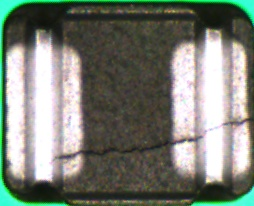
//> input picture 新建文件夹/test11/test11/11.jpg, 254 x 206 px, given in place of good.bmp, which was not available
$ ./test3   (built with g++ and OpenCV 4)
//> lines starting //> are read from the running program, lines starting //| are printed output that depends on the picture; after the words box and inside, x2 and y2 are one past the last pixel; in counts of white or black regions, pixels touching at a corner belong together; pictures that were not available may be replaced by others from this repository, and a replacement may not be noted
// test3.cpp : 定义控制台应用程序的入口点。
//

#include "stdafx.h"
#include<opencv2/opencv.hpp>
#include <iostream>
#include <list>


using namespace cv;
using namespace std;


int threshold_value = 127;
int threshold_max = 255;
Mat dog;
Mat dst;
int main(int argc, _TCHAR* argv[])
{
	void demo(int, void*);
	dog = imread("f:\\good.bmp");
//> dog is the input picture: 206 rows x 254 cols, CV_8UC3; mean B, G, R 115.8, 126, 121.2
	if (!dog.data)
	{
		cout << "could ";
		return-1;
	}
	namedWindow("input_image", CV_WINDOW_AUTOSIZE);
	namedWindow("output_image", CV_WINDOW_AUTOSIZE);

	imshow("input_image", dog);
	cvtColor(dog, dog, CV_BGR2GRAY);
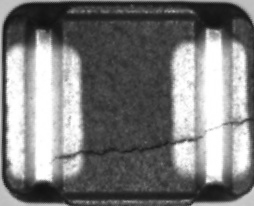
//> dog: 206 rows x 254 cols, CV_8UC1; min 16, max 255, mean 123.4

	string title = "threshold value";
	createTrackbar(title, "output_image", &threshold_value, threshold_max, demo);
	demo(0, 0);
	waitKey(0);
	return 0;
}

void demo(int, void*)
{
	Mat canny_outpt;
	vector<vector<Point>> contours;
	vector<Vec4i> hierachy;

	Canny(dog, canny_outpt, threshold_value, threshold_value * 2, 3, false);
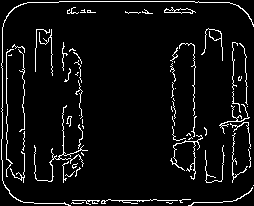
//> canny_outpt: 206 rows x 254 cols, CV_8UC1; 6% white in thin lines or dots
	findContours(canny_outpt, contours, hierachy, RETR_TREE, CHAIN_APPROX_SIMPLE, Point(0, 0));
//> contours = 76 contours, 70 with area under 20; largest, box (x1, y1, x2, y2) and area: (164, 7, 196, 14) 88, (174, 8, 193, 14) 54, (1, 1, 254, 206) 44, (170, 135, 203, 180) 32, (34, 105, 88, 182) 30, (164, 9, 175, 13) 24

	Mat dst;
	dst = Mat::zeros(dog.size(), CV_8UC3);
	RNG rng(12345);
	for (size_t i = 0; i < contours.size(); i++)
	{
		Scalar color = Scalar(rng.uniform(0, 255), rng.uniform(0, 255), rng.uniform(0, 255));
		drawContours(dst, contours, i, color, 0.1, 8, hierachy, 0, Point(0, 0));
	}
//> this loop made 76 passes
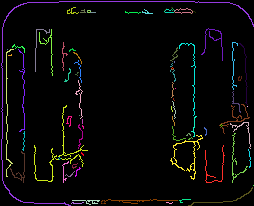
//> dst: 206 rows x 254 cols, CV_8UC3; mean B, G, R 7.6, 7.7, 8.6
	imshow("output_image", dst);

	printf("%.2f", contourArea(contours[0]));
//| 0.00
	cout << endl;
	printf("%.2f", contourArea(contours[1]));
//| 1.00


}
